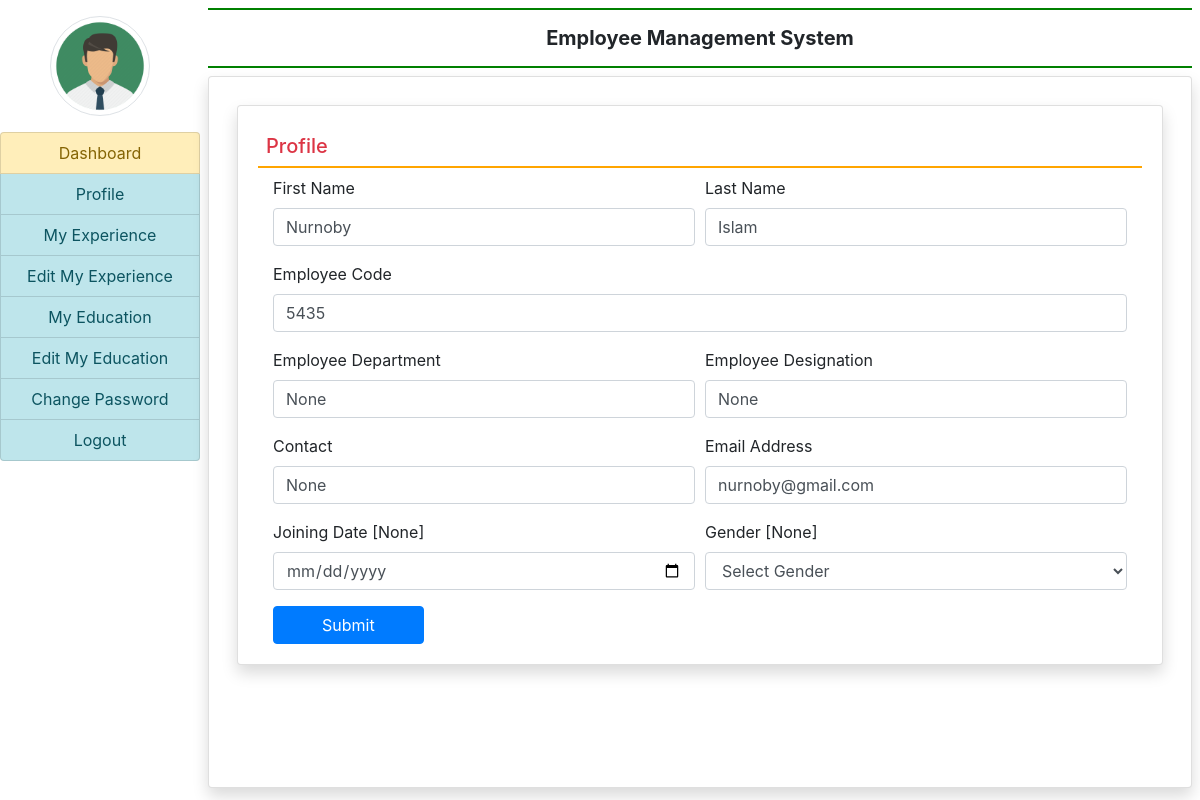
Page /profile/ (signed in) on the earlier database version.
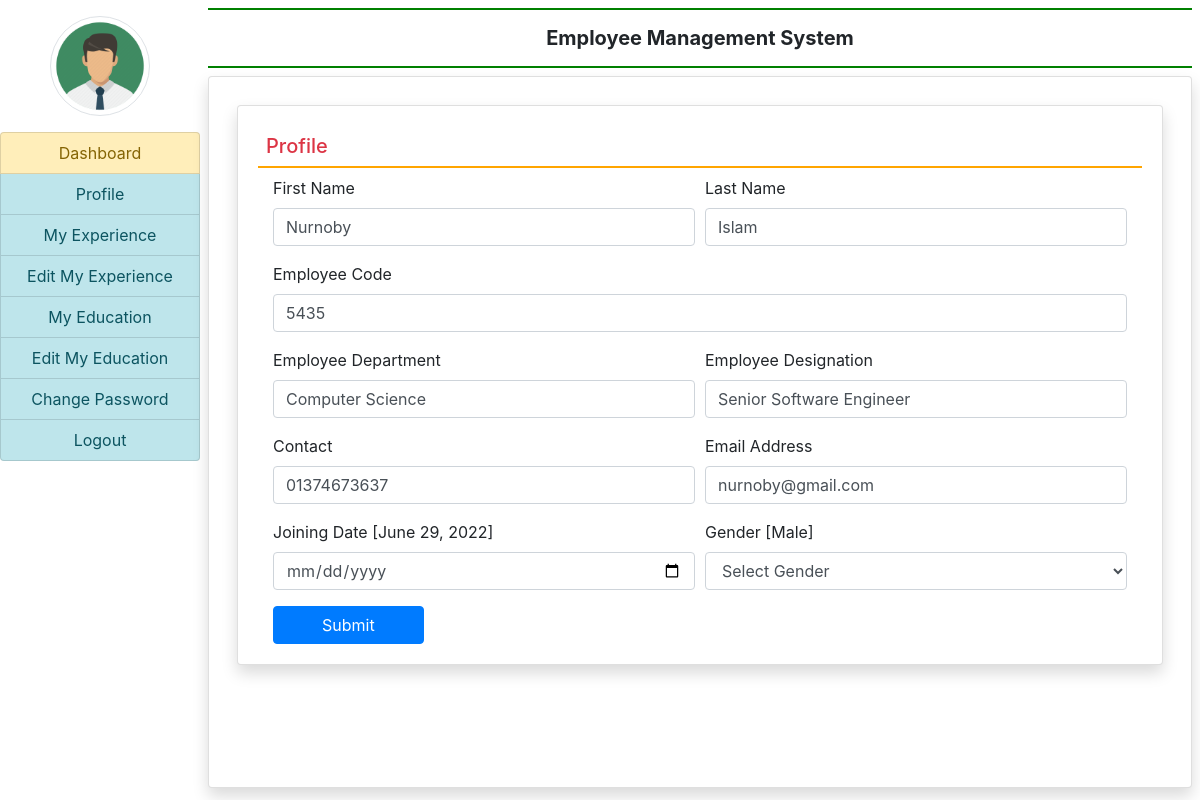
Same page on the later database version.
### Employee/models.py (models this page shows, shortened)
class EmployeeDetail(models.Model):
    user = models.ForeignKey(User, on_delete=models.CASCADE)
    empcode = models.CharField(max_length=50)
    empdept = models.CharField(max_length=100, null=True)
    designation = models.CharField(max_length=100, null=True)
    contact = models.CharField(max_length=15, null=True)
    gender = models.CharField(max_length=50, null=True)
    joiningdate = models.DateField(null=True)

### Employee/views.py (the view, shortened to what this page needs)
# urls.py: path('profile/', views.profile, name='profile'),
def profile(request):
    if not request.user.is_authenticated:
        return redirect('emp_login')
    error = ""
    user = request.user
    employee = EmployeeDetail.objects.get(user=user)
    return render(request, 'profile.html', locals())

### Employee/templates/profile.html (shortened to what this page needs)
{% extends 'emp_base.html' %}
{% block main %}
<div class="card shadow m-2">
    <div class="card-body">
        <h5 class="p-2 text-danger" style="border-bottom: 2px solid orange;">Profile</h5>
        <div class="container-fluid">
            <form action="" method="post" name="signup" onsubmit="return checkpassword();">
                <div class="form-row">
                    <div class="col-sm-6">
                        <div class="form-group">
                            <label for="id_firstname">First Name</label>
                            <input type="text" name="firstname" id="id_firstname" class="form-control" placeholder="First name ..." pattern="[A-Z a-z]+" value="{{employee.user.first_name}}">
                        </div>
                    </div>
                    <div class="col-sm-6">
                        <div class="form-group">
                            <label for="id_lastname">Last Name</label>
                            <input type="text" name="lastname" id="id_lastname" class="form-control" placeholder="Surename ..." pattern="[A-Z a-z]+" value="{{employee.user.last_name}}">
                        </div>
                    </div>
                    <div class="col-sm-12">
                        <div class="form-group">
                            <label for="id_empcode">Employee Code</label>
                            <input type="text" name="empcode" id="id_empcode" class="form-control" placeholder="Your employee code ..." pattern="[0-9]+" value="{{employee.empcode}}">
                        </div>
                    </div>
                    <div class="col-sm-6">
                        <div class="form-group">
                            <label for="id_dept">Employee Department</label>
                            <input type="text" name="department" id="id_dept" class="form-control" placeholder="Department ..." value="{{employee.empdept}}">
                        </div>
                    </div>
                    <div class="col-sm-6">
                        <div class="form-group">
                            <label for="id_designation">Employee Designation</label>
                            <input type="text" name="designation" id="id_designation" class="form-control" placeholder="Designation ..." value="{{employee.designation}}">
                        </div>
                    </div>
                    <div class="col-sm-6">
                        <div class="form-group">
                            <label for="id_contact">Contact</label>
                            <input type="text" name="contact" id="id_contact" class="form-control" placeholder="Contact number ..." value="{{employee.contact}}">
                        </div>
                    </div>
                    <div class="col-sm-6">
                        <div class="form-group">
                            <label for="id_email">Email Address</label>
                            <input type="email" name="email" id="id_email" class="form-control" placeholder="Email address ..." value="{{employee.user.email}}">
                        </div>
                    </div>
                    <div class="col-sm-6">
                        <div class="form-group">
                            <label for="id_jdate">Joining Date [{{employee.joiningdate}}]</label>
                            <input type="date" name="jdate" id="id_jdate" class="form-control">
                        </div>
                    </div>
                    <div class="col-sm-6">
                        <div class="form-group">
                            <label for="id_gender">Gender [{{employee.gender}}]</label>
                            <select name="gender" id="id_gender" class="form-control">
                                <option value="None">Select Gender</option>
                            </select>
                        </div>
                    </div>
                </div>
                <input type="submit" value="Submit" class="btn btn-primary px-5">
            </form>
        </div>
    </div>
</div>
{% endblock main %}

Differences in the rows shown:
changed EmployeeDetail "Nurnoby": department "None" → "Computer Science"; designation "None" → "Senior Software Engineer"; contact "None" → "01374673637"; joiningdate "None" → "June 29, 2022"; gender "None" → "Male"
